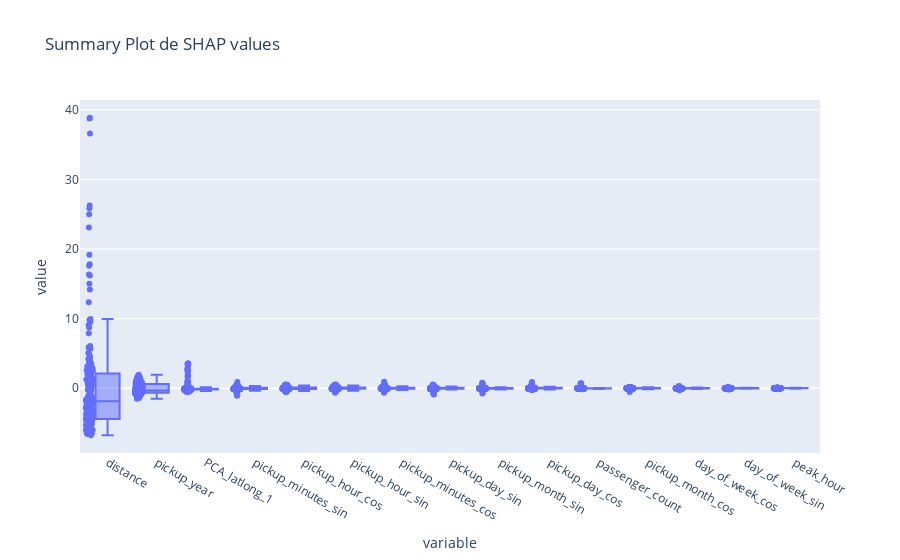

The notebook cell this image was saved under:
### Markdown cell above
### Summary plot
Se aprecia la variable distancia, calculada de manera lineal con las coordenadas de inicio y fin del viaje, como la más determinante al momento de generar una predicción con el modelo, seguida por la hora y el día de viaje.

### Code cell
import shap
import plotly.express as px
import pandas as pd
import numpy as np

# Supongamos que ya tienes los valores shap calculados en 'shap_values'
# 'X_test_scaled' es el conjunto de datos de prueba escalado (en formato ndarray)
# Si X_test_scaled es un ndarray, conviértelo a un DataFrame

# Asegúrate de que X_test_scaled sea un DataFrame
if isinstance(X_test_scaled, pd.DataFrame):
    feature_names = X_test.columns
else:
    # Si es un ndarray, convierte a DataFrame y asigna los nombres de las columnas
    feature_names = [f'Feature {i}' for i in range(X_test_scaled.shape[1])]
    X_test_scaled = pd.DataFrame(X_test_scaled, columns=feature_names)

# Ahora, si shap_values es un ndarray, conviértelo en DataFrame
if isinstance(shap_values, np.ndarray):
    shap_df = pd.DataFrame(shap_values, columns=feature_names)
else:
    shap_df = pd.DataFrame(shap_values.values, columns=feature_names)

# Ordenar los valores de SHAP para cada característica de mayor a menor
shap_df_sorted = shap_df.abs().mean(axis=0).sort_values(ascending=False)

# Crear un gráfico de caja con Plotly
fig = px.box(
    shap_df[shap_df_sorted.index],  # Usamos el orden de características por la media absoluta
    points="all",  # Muestra todos los puntos (valores SHAP individuales)
    labels={col: col for col in shap_df_sorted.index},  # Etiquetas de las características
    title="Summary Plot de SHAP values"
)

# Mostrar el gráfico
fig.show()

### Figure 1 — Plotly figure (JSON) as saved in the notebook; plotly's stock layout.template omitted (floating-point values rounded to 4 significant figures; data arrays with more than 128 entries replaced by an {"elided": "..."} marker saying what was removed)
{"data": [{"alignmentgroup": "True", "boxpoints": "all", "hovertemplate": "variable=%{x}<br>value=%{y}<extra></extra>", "legendgroup": "", "marker": {"color": "#636efa"}, "name": "", "notched": false, "offsetgroup": "", "orientation": "v", "showlegend": false, "type": "box", "x": {"elided": "3000 str values"}, "x0": " ", "xaxis": "x", "y": {"elided": "3000 float values"}, "y0": " ", "yaxis": "y"}], "layout": {"boxmode": "group", "legend": {"tracegroupgap": 0}, "title": {"text": "Summary Plot de SHAP values"}, "xaxis": {"anchor": "y", "domain": [0, 1], "title": {"text": "variable"}}, "yaxis": {"anchor": "x", "domain": [0, 1], "title": {"text": "value"}}}}
